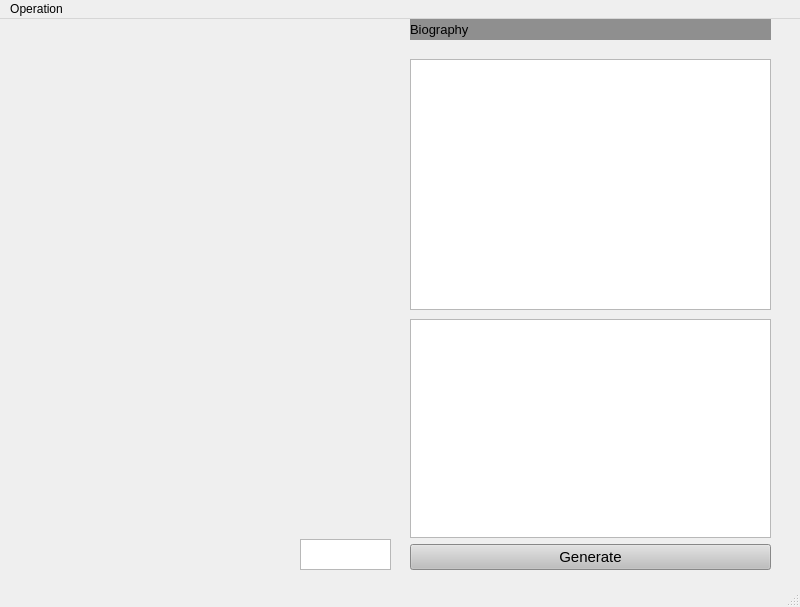
<?xml version="1.0" encoding="UTF-8"?>
<ui version="4.0">
 <class>MainWindow</class>
 <widget class="QMainWindow" name="MainWindow">
  <property name="geometry">
   <rect>
    <x>0</x>
    <y>0</y>
    <width>800</width>
    <height>607</height>
   </rect>
  </property>
  <property name="windowTitle">
   <string>MainWindow</string>
  </property>
  <widget class="QWidget" name="centralwidget">
   <widget class="QWidget" name="verticalLayoutWidget">
    <property name="geometry">
     <rect>
      <x>410</x>
      <y>300</y>
      <width>361</width>
      <height>251</height>
     </rect>
    </property>
    <layout class="QVBoxLayout" name="verticalLayout">
     <item>
      <widget class="QPlainTextEdit" name="plainTextEdit"/>
     </item>
     <item>
      <widget class="QPushButton" name="pushButton">
       <property name="font">
        <font>
         <pointsize>11</pointsize>
        </font>
       </property>
       <property name="styleSheet">
        <string notr="true">background-color: rgb(190, 190, 190);</string>
       </property>
       <property name="text">
        <string>Generate</string>
       </property>
      </widget>
     </item>
    </layout>
   </widget>
   <widget class="QPlainTextEdit" name="plainTextEdit_2">
    <property name="geometry">
     <rect>
      <x>410</x>
      <y>40</y>
      <width>361</width>
      <height>251</height>
     </rect>
    </property>
   </widget>
   <widget class="QTextEdit" name="textEdit">
    <property name="geometry">
     <rect>
      <x>300</x>
      <y>520</y>
      <width>91</width>
      <height>31</height>
     </rect>
    </property>
   </widget>
   <widget class="QLabel" name="label">
    <property name="geometry">
     <rect>
      <x>410</x>
      <y>0</y>
      <width>361</width>
      <height>21</height>
     </rect>
    </property>
    <property name="font">
     <font>
      <pointsize>10</pointsize>
     </font>
    </property>
    <property name="styleSheet">
     <string notr="true">background-color: rgb(143, 143, 143);</string>
    </property>
    <property name="text">
     <string>Biography</string>
    </property>
   </widget>
  </widget>
  <widget class="QMenuBar" name="menubar">
   <property name="geometry">
    <rect>
     <x>0</x>
     <y>0</y>
     <width>800</width>
     <height>26</height>
    </rect>
   </property>
   <widget class="QMenu" name="menuOperation">
    <property name="title">
     <string>Operation</string>
    </property>
    <addaction name="actionImport_Poet"/>
   </widget>
   <addaction name="menuOperation"/>
  </widget>
  <widget class="QStatusBar" name="statusbar"/>
  <action name="actionImport_Poet">
   <property name="text">
    <string>Import Poet</string>
   </property>
  </action>
 </widget>
 <resources/>
 <connections/>
</ui>
